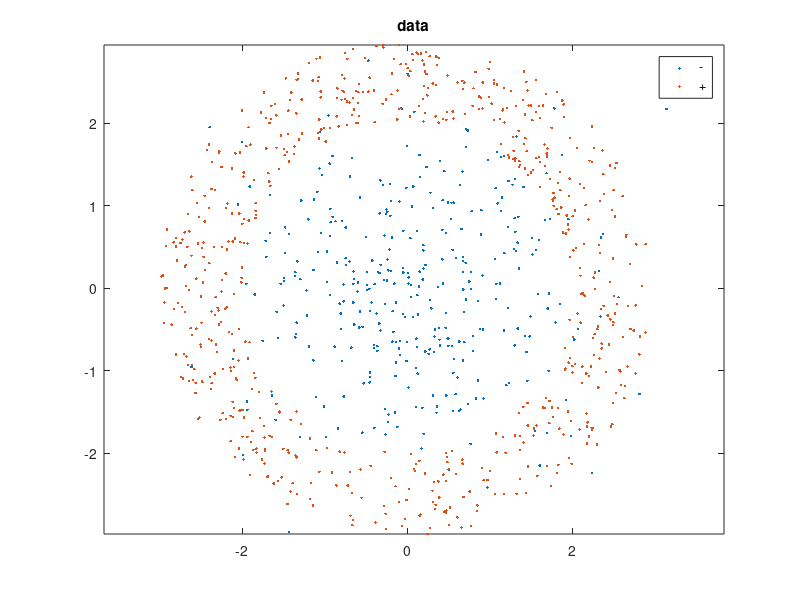

Source code (MATLAB): (Note: this script raises an error after producing the figure.)
close all, clear all,
N=1000; n = 2; K=10;
m = [0;0]; Sigma = [1 0;0 1];classPriors = [0.35,0.65];
thr = [0,cumsum(classPriors)];
u = rand(1,N); l = zeros(1,N); x = zeros(2,N);
figure(1),clf, colorList = 'rb';
for L = 1:2
    indices = find(thr(L)<=u & u<thr(L+1));
    l(1,indices) = L*ones(1,length(indices))-2;
end
rad = zeros(1,N); angle = zeros(1,N);
for i = indices
    l(1,indices) = 1;
    rad(i) = unifrnd(2,3);
    angle(i) = unifrnd(-pi,pi);
    x(1,i) = rad(i)*cos((angle(i)));
    x(2,i) = rad(i)*sin((angle(i)));
end
for i = 1:1000
    if(l(1,i) == -1)
        x(:,i) = mvnrnd(m,Sigma)';
    end
end
for L = 1:2
    indices = find(thr(L)<=u & u<thr(L+1));
    figure(1), plot(x(1,indices),x(2,indices),'.','MarkerFaceColor',colorList(L)); axis equal, hold on,
    figure(1),legend('-','+'),title('data'),
end
% Train a Linear kernel SVM with cross-validation
% to select hyperparameters that minimize probability 
% of error (i.e. maximize accuracy; 0-1 loss scenario)
dummy = ceil(linspace(0,N,K+1));
for k = 1:K, indPartitionLimits(k,:) = [dummy(k)+1,dummy(k+1)]; end,
CList = 10.^linspace(-2,4,7);
for CCounter = 1:length(CList)
    [CCounter,length(CList)],
    C = CList(CCounter);
    for k = 1:K
        indValidate = [indPartitionLimits(k,1):indPartitionLimits(k,2)];
        xValidate = x(:,indValidate); % Using folk k as validation set
        lValidate = l(indValidate);
        if k == 1
            indTrain = [indPartitionLimits(k,2)+1:N];
        elseif k == K
            indTrain = [1:indPartitionLimits(k,1)-1];
        else
            indTrain = [[1:indPartitionLimits(k-1,2)],[indPartitionLimits(k+1,1):N]];
        end
        % using all other folds as training set
        xTrain = x(:,indTrain); lTrain = l(indTrain);
        SVMk = fitcsvm(xTrain',lTrain,'BoxConstraint',C,'KernelFunction','linear');
        dValidate = SVMk.predict(xValidate')'; % Labels of validation data using the trained SVM
        indCORRECT = find(lValidate.*dValidate == 1); 
        Ncorrect(k)=length(indCORRECT);
    end 
    PCorrect(CCounter)= sum(Ncorrect)/N; 
end 
figure(2), subplot(1,2,1),
plot(log10(CList),PCorrect,'.',log10(CList),PCorrect,'-'),
xlabel('log_{10} C'),ylabel('K-fold Validation Accuracy Estimate'),
title('Linear-SVM Cross-Val Accuracy Estimate'), %axis equal,
[dummy,indi] = max(PCorrect(:)); [indBestC, indBestSigma] = ind2sub(size(PCorrect),indi);
pbest = dummy;
disp(pbest);

CBest= CList(indBestC); 
SVMBest = fitcsvm(x',l','BoxConstraint',CBest,'KernelFunction','linear');
d = SVMBest.predict(x')'; % Labels of training data using the trained SVM
indINCORRECT = find(l.*d == -1); % Find training samples that are incorrectly classified by the trained SVM
indCORRECT = find(l.*d == 1); % Find training samples that are correctly classified by the trained SVM
figure(2), subplot(1,2,2), 
plot(x(1,indCORRECT),x(2,indCORRECT),'g.'), hold on,
plot(x(1,indINCORRECT),x(2,indINCORRECT),'r.'), axis equal,
title('Training Data (RED: Incorrectly Classified)'),
pTrainingError = length(indINCORRECT)/N, % Empirical estimate of training error probability

u = rand(1,N); ly = zeros(1,N); y = zeros(2,N);
for L = 1:2
    indices = find(thr(L)<=u & u<thr(L+1));
    ly(1,indices) = L*ones(1,length(indices))-2;
end
rad = zeros(1,N); angle = zeros(1,N);
for i = indices
    ly(1,indices) = 1;
    rad(i) = unifrnd(2,3);
    angle(i) = unifrnd(-pi,pi);
    y(1,i) = rad(i)*cos((angle(i)));
    y(2,i) = rad(i)*sin((angle(i)));
end
for i = 1:1000
    if(ly(1,i) == -1)
        y(:,i) = mvnrnd(m,Sigma)';
    end
end
for L = 1:2
    indices = find(thr(L)<=u & u<thr(L+1));
    
end
% SVMBest = fitcsvm(y',ly','BoxConstraint',CBest,'KernelFunction','linear');
d = SVMBest.predict(y')'; % Labels of training data using the trained SVM
indINCORRECT = find(ly.*d == -1); % Find training samples that are incorrectly classified by the trained SVM
indCORRECT = find(ly.*d == 1); % Find training samples that are correctly classified by the trained SVM
figure(4), subplot(1,2,1), 
plot(y(1,indCORRECT),y(2,indCORRECT),'g.'), hold on,
plot(y(1,indINCORRECT),y(2,indINCORRECT),'r.'), axis equal,
title('Validate Data (RED: Incorrectly Classified)'),
pValidateError = length(indINCORRECT)/N, % Empirical estimate of training error probability


% Train a Gaussian kernel SVM with cross-validation
% to select hyperparameters that minimize probability 
% of error (i.e. maximize accuracy; 0-1 loss scenario)
dummy = ceil(linspace(0,N,K+1));
for k = 1:K, indPartitionLimits(k,:) = [dummy(k)+1,dummy(k+1)]; end,
CList = 10.^linspace(-1,9,11); sigmaList = 10.^linspace(-2,2,7);
for sigmaCounter = 1:length(sigmaList)
    [sigmaCounter,length(sigmaList)],
    sigma = sigmaList(sigmaCounter);
    for CCounter = 1:length(CList)
        C = CList(CCounter);
        for k = 1:K
            indValidate = [indPartitionLimits(k,1):indPartitionLimits(k,2)];
            xValidate = x(:,indValidate); % Using folk k as validation set
            lValidate = l(indValidate);
            if k == 1
                indTrain = [indPartitionLimits(k,2)+1:N];
            elseif k == K
                indTrain = [1:indPartitionLimits(k,1)-1];
            else
                indTrain = [indPartitionLimits(k-1,2)+1:indPartitionLimits(k+1,1)-1];
            end
            % using all other folds as training set
            xTrain = x(:,indTrain); lTrain = l(indTrain);
            SVMk = fitcsvm(xTrain',lTrain,'BoxConstraint',C,'KernelFunction','gaussian','KernelScale',sigma);
            dValidate = SVMk.predict(xValidate')'; % Labels of validation data using the trained SVM
            indCORRECT = find(lValidate.*dValidate == 1); 
            Ncorrect(k)=length(indCORRECT);
        end 
        PCorrect(CCounter,sigmaCounter)= sum(Ncorrect)/N;
    end 
end
disp(PCorrect)
figure(3), subplot(1,2,1),
contour(log10(CList),log10(sigmaList),PCorrect',20); xlabel('log_{10} C'), ylabel('log_{10} sigma'),
title('Gaussian-SVM Cross-Val Accuracy Estimate'), axis equal,
[dummy,indi] = max(PCorrect(:)); [indBestC, indBestSigma] = ind2sub(size(PCorrect),indi);
pbest = dummy;
disp(pbest);
CBest= CList(indBestC); sigmaBest= sigmaList(indBestSigma); 
SVMBest = fitcsvm(x',l','BoxConstraint',1000,'KernelFunction','gaussian','KernelScale',1);
d = SVMBest.predict(x')'; % Labels of training data using the trained SVM
indINCORRECT = find(l.*d == -1); % Find training samples that are incorrectly classified by the trained SVM
indCORRECT = find(l.*d == 1); % Find training samples that are correctly classified by the trained SVM
figure(3), subplot(1,2,2), 
plot(x(1,indCORRECT),x(2,indCORRECT),'g.'), hold on,
plot(x(1,indINCORRECT),x(2,indINCORRECT),'r.'), axis equal,
title('Training Data (RED: Incorrectly Classified)'),
pTrainingError = length(indINCORRECT)/N, % Empirical estimate of training error probability

% SVMBest = fitcsvm(y',ly','BoxConstraint',1000,'KernelFunction','gaussian','KernelScale',1);
d = SVMBest.predict(y')'; % Labels of training data using the trained SVM
indINCORRECT = find(ly.*d == -1); % Find training samples that are incorrectly classified by the trained SVM
indCORRECT = find(ly.*d == 1); % Find training samples that are correctly classified by the trained SVM
figure(4), subplot(1,2,2), 
plot(y(1,indCORRECT),y(2,indCORRECT),'g.'), hold on,
plot(y(1,indINCORRECT),y(2,indINCORRECT),'r.'), axis equal,
title('Validate Data (RED: Incorrectly Classified)'),
pValidateError = length(indINCORRECT)/N, % Empirical estimate of training error probability
